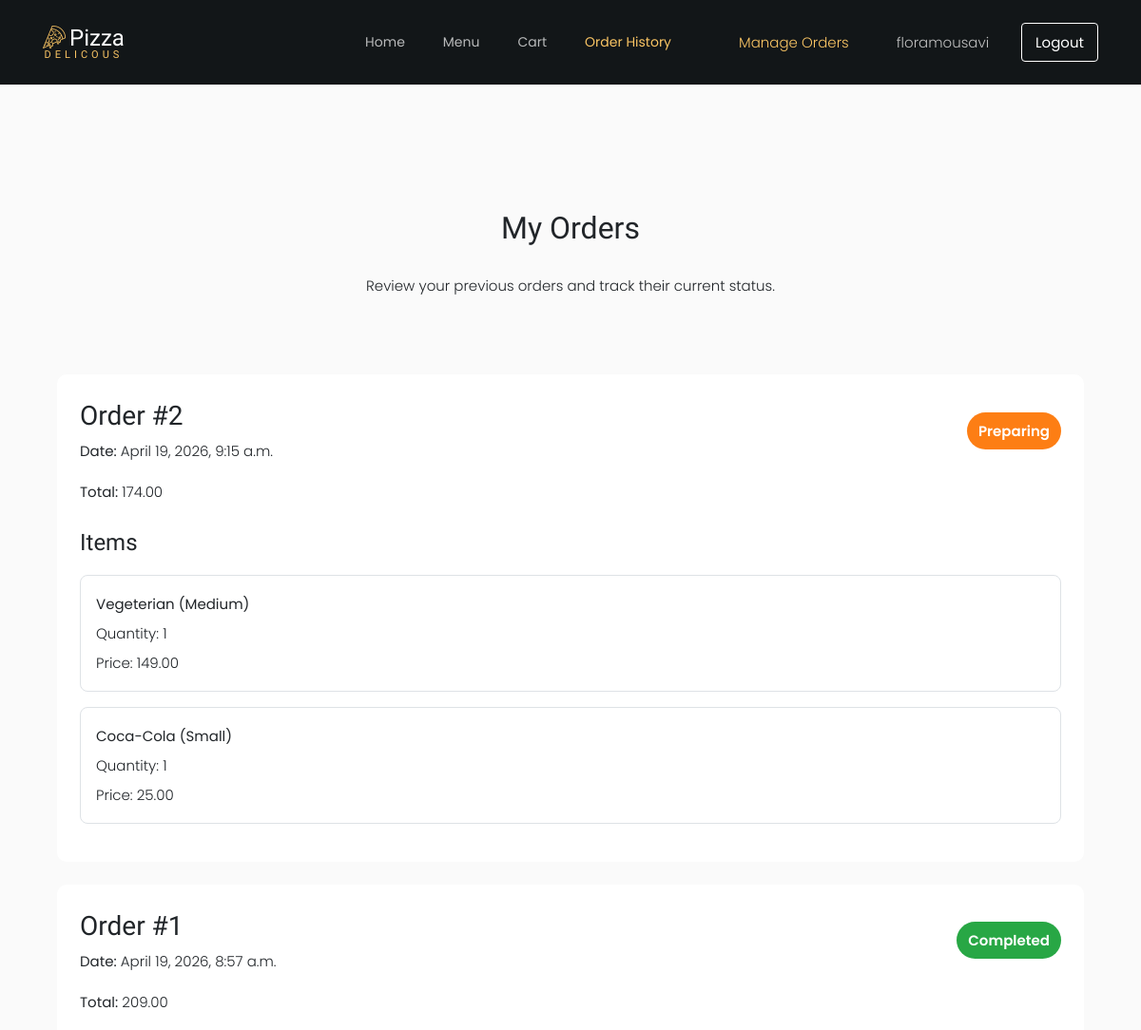
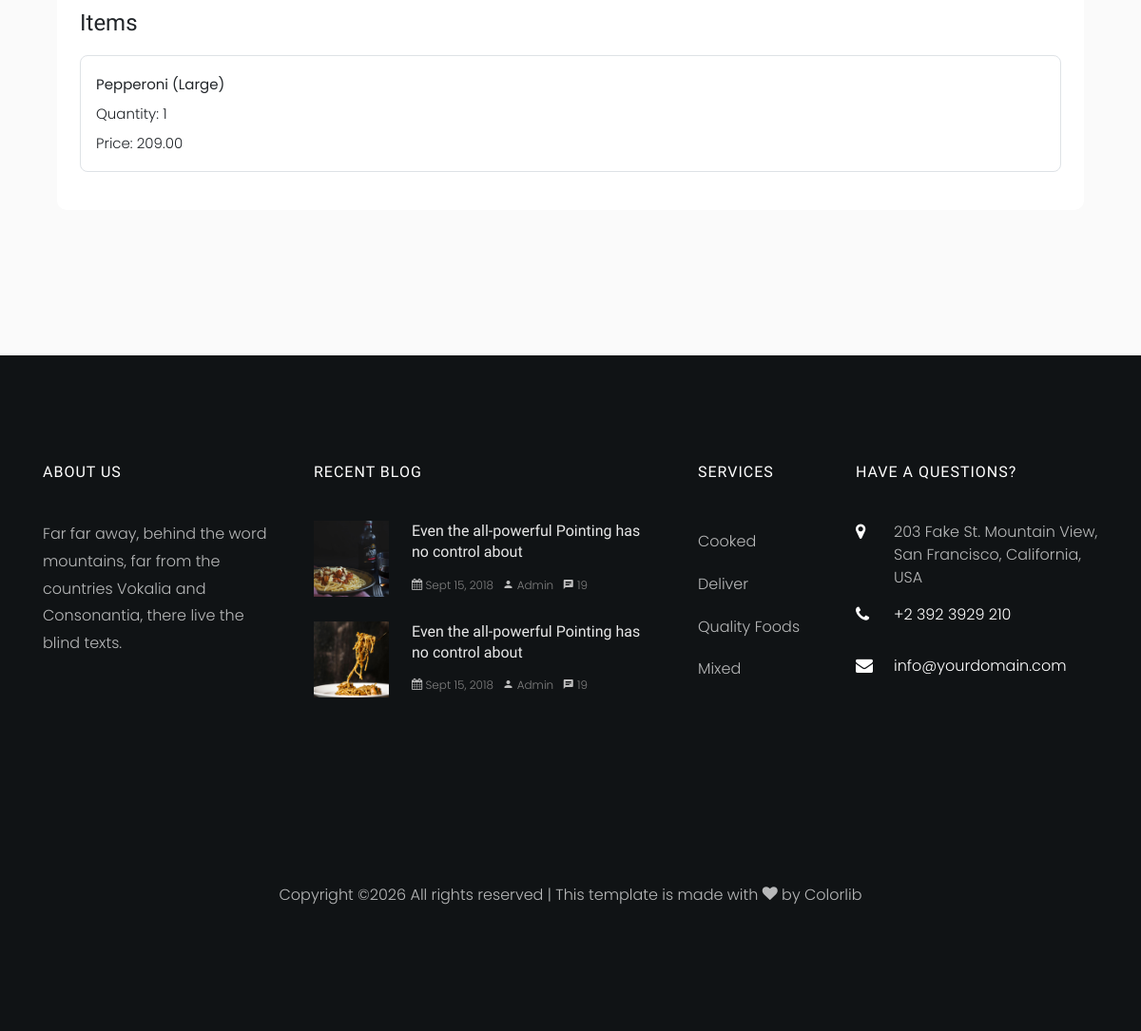
The page /orders/history/ (signed in) on the database its author committed (2 pictures, top to bottom).
### orders/models.py (models this page shows, shortened)
class Order(models.Model):
    STATUS_PENDING = "Pending"
    STATUS_PREPARING = "Preparing"
    STATUS_COMPLETED = "Completed"
    STATUS_CHOICES = [
        (STATUS_PENDING, "Pending"),
        (STATUS_PREPARING, "Preparing"),
        (STATUS_COMPLETED, "Completed"),
    ]
    user = models.ForeignKey(
        settings.AUTH_USER_MODEL,
        on_delete=models.CASCADE,
        related_name="orders"
    )
    created_at = models.DateTimeField(auto_now_add=True)
    total_price = models.DecimalField(max_digits=8, decimal_places=2, default=0.00)
    status = models.CharField(max_length=20, choices=STATUS_CHOICES, default=STATUS_PENDING)

class OrderItem(models.Model):
    order = models.ForeignKey(Order, on_delete=models.CASCADE, related_name="items")
    pizza = models.ForeignKey(Pizza, on_delete=models.SET_NULL, null=True, blank=True)
    drink = models.ForeignKey(Drink, on_delete=models.SET_NULL, null=True, blank=True)
    pizza_size = models.ForeignKey(PizzaSize, on_delete=models.SET_NULL, null=True, blank=True)
    selected_toppings = models.ManyToManyField(Topping, blank=True)
    quantity = models.PositiveIntegerField(default=1)
    item_name_snapshot = models.CharField(max_length=150)
    item_price_snapshot = models.DecimalField(max_digits=8, decimal_places=2)

### orders/views.py (the view)
# urls.py: path("history/", views.order_history, name="order_history"),
@login_required
def order_history(request):
    orders = Order.objects.filter(user=request.user).order_by("-created_at")
    return render(request, "orders/order_history.html", {"orders": orders})

### orders/templates/orders/order_history.html (shortened to what this page needs)
{% extends "base.html" %}
{% block content %}
<section class="ftco-section">
    <div class="container">
        <div class="row justify-content-center mb-5 pb-3">
            <div class="col-md-7 history-heading text-center ftco-animate">
                <h2 class="mb-4">My Orders</h2>
                <p>Review your previous orders and track their current status.</p>
            </div>
        </div>
        {% if orders %}
            <div class="row">
                <div class="col-md-12">
                    {% for order in orders %}
                        <div class="history-box p-4 mb-4" style="background: #ffffff; border-radius: 10px;">
                            <div class="d-flex justify-content-between align-items-center flex-wrap mb-3">
                                <div>
                                    <h3 class="mb-1">Order #{{ order.id }}</h3>
                                    <p class="mb-0"><strong>Date:</strong> {{ order.created_at }}</p>
                                </div>
                                <div>
                                    <span class="history-status {{ order.status|lower }}">{{ order.status }}</span>
                                </div>
                            </div>
                            <p><strong>Total:</strong> {{ order.total_price }}</p>
                            <h4 class="mt-4 mb-3">Items</h4>
                            {% for item in order.items.all %}
                                <div class="mb-3 p-3" style="border: 1px solid #dee2e6; border-radius: 8px;">
                                    <p class="mb-1"><strong>{{ item.item_name_snapshot }}</strong></p>
                                    <p class="mb-1">Quantity: {{ item.quantity }}</p>
                                    <p class="mb-0">Price: {{ item.item_price_snapshot }}</p>
                                </div>
                            {% empty %}
                                <p>No items in this order.</p>
                            {% endfor %}
                        </div>
                    {% endfor %}
                </div>
            </div>
        {% endif %}
    </div>
</section>
{% endblock %}

### templates/base.html (shortened to what this page needs)
{% load static %}
<!DOCTYPE html>
<html lang="en">
<head>
    <link rel="stylesheet" href="{% static 'pizza_template/css/open-iconic-bootstrap.min.css' %}">
    <link rel="stylesheet" href="{% static 'pizza_template/css/animate.css' %}">
    <link rel="stylesheet" href="{% static 'pizza_template/css/owl.carousel.min.css' %}">
    <link rel="stylesheet" href="{% static 'pizza_template/css/owl.theme.default.min.css' %}">
    <link rel="stylesheet" href="{% static 'pizza_template/css/magnific-popup.css' %}">
    <link rel="stylesheet" href="{% static 'pizza_template/css/aos.css' %}">
    <link rel="stylesheet" href="{% static 'pizza_template/css/ionicons.min.css' %}">
    <link rel="stylesheet" href="{% static 'pizza_template/css/bootstrap-datepicker.css' %}">
    <link rel="stylesheet" href="{% static 'pizza_template/css/jquery.timepicker.css' %}">
    <link rel="stylesheet" href="{% static 'pizza_template/css/flaticon.css' %}">
    <link rel="stylesheet" href="{% static 'pizza_template/css/icomoon.css' %}">
    <link rel="stylesheet" href="{% static 'pizza_template/css/style.css' %}">
</head>
<body class="bg-light">
      	<nav class="navbar navbar-expand-lg navbar-dark ftco_navbar bg-dark ftco-navbar-light" id="ftco-navbar">
            <div class="container">
                  <a class="navbar-brand" href="{% url 'menu:home' %}"><span class="flaticon-pizza-1 mr-1"></span>Pizza<br><small>Delicous</small></a>
              <div class="collapse navbar-collapse" id="ftco-nav">
                <ul class="navbar-nav ml-auto">
                    <li class="nav-item {% if request.resolver_match.url_name == 'home' %}active{% endif %}">
                        <a href="{% url 'menu:home' %}" class="nav-link">Home</a>
                    </li>
                    <li class="nav-item {% if request.resolver_match.url_name == 'menu_list' or request.resolver_match.url_name == 'pizza_detail' %}active{% endif %}">
                        <a href="{% url 'menu:menu_list' %}" class="nav-link">Menu</a>
                    </li>
                    <li class="nav-item {% if request.resolver_match.url_name == 'cart' or request.resolver_match.url_name == 'checkout' %}active{% endif %}">
                        <a href="{% url 'orders:cart' %}" class="nav-link">Cart</a>
                    </li>
                    <li class="nav-item {% if request.resolver_match.url_name == 'order_history' %}active{% endif %}">
                        <a href="{% url 'orders:order_history' %}" class="nav-link">Order History</a>
                    </li>
                </ul>
                    <div class="navbar-account-area">
                        {% if user.is_authenticated and user.is_staff %}
                        <a href="{% url 'orders:staff_order_list' %}"
                           class="nav-link {% if request.resolver_match.url_name == 'staff_order_list' or request.resolver_match.url_name == 'update_order_status' %}active{% endif %}">
                            Manage Orders
                        </a>
                        {% endif %}
                        {% if user.is_authenticated %}
                            <span class="nav-link">
                                {{ user.username }}
                            </span>
                            <form action="{% url 'accounts:logout' %}" method="post">
                                <button type="submit" class="logout-btn">
                                    Logout
                                </button>
                            </form>
                        {% endif %}
                    </div>
              </div>
		    </div>
        </nav>
    <div class="container my-4">
        {% block content %}
        {% endblock %}
    </div>
<footer class="ftco-footer ftco-section img">
      <div class="container">
        <div class="row mb-5">
          <div class="col-lg-3 col-md-6 mb-5 mb-md-5">
            <div class="ftco-footer-widget mb-4">
              <h2 class="ftco-heading-2">About Us</h2>
              <p>Far far away, behind the word mountains, far from the countries Vokalia and Consonantia, there live the blind texts.</p>
              <ul class="ftco-footer-social list-unstyled float-md-left float-lft mt-5">
              </ul>
            </div>
          </div>
          <div class="col-lg-4 col-md-6 mb-5 mb-md-5">
            <div class="ftco-footer-widget mb-4">
              <h2 class="ftco-heading-2">Recent Blog</h2>
              <div class="block-21 mb-4 d-flex">
                <a class="blog-img mr-4" style="background-image: url({% static 'pizza_template/images/image_1.jpg' %}"></a>
                <div class="text">
                  <h3 class="heading"><a href="#">Even the all-powerful Pointing has no control about</a></h3>
                  <div class="meta">
                    <div><a href="#"><span class="icon-calendar"></span> Sept 15, 2018</a></div>
                    <div><a href="#"><span class="icon-person"></span> Admin</a></div>
                    <div><a href="#"><span class="icon-chat"></span> 19</a></div>
                  </div>
                </div>
              </div>
              <div class="block-21 mb-4 d-flex">
                <a class="blog-img mr-4" style="background-image: url({% static 'pizza_template/images/image_2.jpg' %}"></a>
                <div class="text">
                  <h3 class="heading"><a href="#">Even the all-powerful Pointing has no control about</a></h3>
                  <div class="meta">
                    <div><a href="#"><span class="icon-calendar"></span> Sept 15, 2018</a></div>
                    <div><a href="#"><span class="icon-person"></span> Admin</a></div>
                    <div><a href="#"><span class="icon-chat"></span> 19</a></div>
                  </div>
                </div>
              </div>
            </div>
          </div>
          <div class="col-lg-2 col-md-6 mb-5 mb-md-5">
             <div class="ftco-footer-widget mb-4 ml-md-4">
              <h2 class="ftco-heading-2">Services</h2>
              <ul class="list-unstyled">
                <li><a href="#" class="py-2 d-block">Cooked</a></li>
                <li><a href="#" class="py-2 d-block">Deliver</a></li>
                <li><a href="#" class="py-2 d-block">Quality Foods</a></li>
                <li><a href="#" class="py-2 d-block">Mixed</a></li>
              </ul>
            </div>
          </div>
          <div class="col-lg-3 col-md-6 mb-5 mb-md-5">
            <div class="ftco-footer-widget mb-4">
            	<h2 class="ftco-heading-2">Have a Questions?</h2>
            	<div class="block-23 mb-3">
	              <ul>
	                <li><span class="icon icon-map-marker"></span><span class="text">203 Fake St. Mountain View, San Francisco, California, USA</span></li>
	                <li><a href="#"><span class="icon icon-phone"></span><span class="text">+2 392 3929 210</span></a></li>
	                <li><a href="#"><span class="icon icon-envelope"></span><span class="text">info@yourdomain.com</span></a></li>
	              </ul>
	            </div>
            </div>
          </div>
        </div>
        <div class="row">
          <div class="col-md-12 text-center">
            <p>
  Copyright &copy;<script>document.write(new Date().getFullYear());</script> All rights reserved | This template is made with <i class="icon-heart" aria-hidden="true"></i> by <a href="https://colorlib.com" target="_blank">Colorlib</a>
  </p>
          </div>
        </div>
      </div>
    </footer>
</body>
</html>

### static/pizza_template/css/icomoon.css (style rules this page uses)
[class^="icon-"], [class*=" icon-"] { font-family: 'icomoon' !important; speak: none; font-style: normal; font-weight: normal; font-variant: normal; text-transform: none; line-height: 1; -webkit-font-smoothing: antialiased; -moz-osx-font-smoothing: grayscale; }
.icon-heart:before { content: "\f004"; }
.icon-map-marker:before { content: "\f041"; }
.icon-calendar:before { content: "\f073"; }
.icon-phone:before { content: "\f095"; }
.icon-envelope:before { content: "\f0e0"; }
.icon-chat:before { content: "\e0b7"; }
.icon-person:before { content: "\e7fd"; }

### templates/base.html (style rules this page uses)
.navbar-account-area { display: flex; align-items: center; gap: 18px; margin-left: 35px; white-space: nowrap; }
.navbar-account-area a, .navbar-account-area span { display: inline-block; }
.navbar-account-area form { display: inline-block; margin: 0; }
.navbar-account-area .logout-btn { padding: 6px 14px; border-radius: 4px; border: 1px solid #ffffff; background: transparent; color: #ffffff; cursor: pointer; }

### orders/templates/orders/order_history.html (style rules this page uses)
.ftco-section .history-heading, .ftco-section .history-heading * { color: #212529 !important; }
.history-box, .history-box * { color: #212529 !important; }
.history-status { display: inline-block; padding: 6px 12px; border-radius: 20px; font-weight: 600; color: #ffffff !important; }
.history-status.preparing { background-color: #fd7e14; }
.history-status.completed { background-color: #28a745; }

### rows shown on the page
Order: id "2", created_at "April 19, 2026, 9:15 a.m.", status "Preparing", total_price "174.00"
OrderItem: item_name_snapshot "Vegeterian (Medium)", quantity "1", item_price_snapshot "149.00"
OrderItem: item_name_snapshot "Coca-Cola (Small)", quantity "1", item_price_snapshot "25.00"
Order: id "1", created_at "April 19, 2026, 8:57 a.m.", status "Completed", total_price "209.00"
OrderItem: item_name_snapshot "Pepperoni (Large)", quantity "1", item_price_snapshot "209.00"

### other values the page prints
{{ user.username }} "floramousavi"
